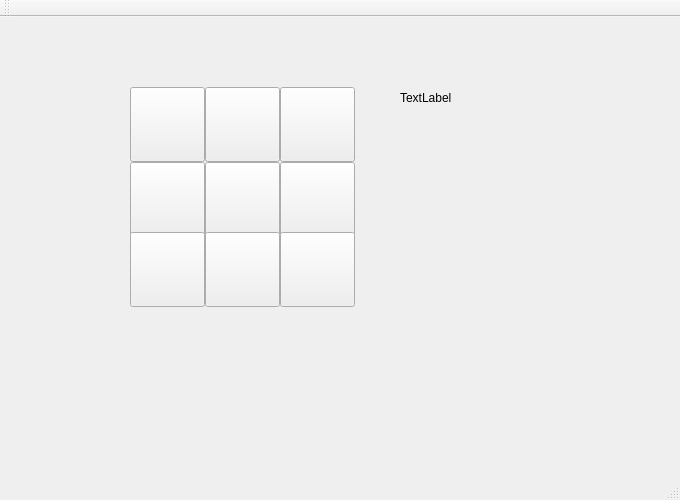
<?xml version="1.0" encoding="UTF-8"?>
<ui version="4.0">
 <class>GameClass</class>
 <widget class="QMainWindow" name="GameClass">
  <property name="geometry">
   <rect>
    <x>0</x>
    <y>0</y>
    <width>680</width>
    <height>500</height>
   </rect>
  </property>
  <property name="windowTitle">
   <string>Game</string>
  </property>
  <widget class="QWidget" name="centralWidget">
   <widget class="QPushButton" name="pole0_0">
    <property name="geometry">
     <rect>
      <x>130</x>
      <y>70</y>
      <width>75</width>
      <height>75</height>
     </rect>
    </property>
    <property name="text">
     <string/>
    </property>
   </widget>
   <widget class="QPushButton" name="pole0_1">
    <property name="geometry">
     <rect>
      <x>205</x>
      <y>70</y>
      <width>75</width>
      <height>75</height>
     </rect>
    </property>
    <property name="text">
     <string/>
    </property>
   </widget>
   <widget class="QPushButton" name="pole0_2">
    <property name="geometry">
     <rect>
      <x>280</x>
      <y>70</y>
      <width>75</width>
      <height>75</height>
     </rect>
    </property>
    <property name="text">
     <string/>
    </property>
   </widget>
   <widget class="QPushButton" name="pole1_0">
    <property name="geometry">
     <rect>
      <x>130</x>
      <y>145</y>
      <width>75</width>
      <height>75</height>
     </rect>
    </property>
    <property name="text">
     <string/>
    </property>
   </widget>
   <widget class="QPushButton" name="pole1_1">
    <property name="geometry">
     <rect>
      <x>205</x>
      <y>145</y>
      <width>75</width>
      <height>75</height>
     </rect>
    </property>
    <property name="text">
     <string/>
    </property>
   </widget>
   <widget class="QPushButton" name="pole1_2">
    <property name="geometry">
     <rect>
      <x>280</x>
      <y>145</y>
      <width>75</width>
      <height>75</height>
     </rect>
    </property>
    <property name="text">
     <string/>
    </property>
   </widget>
   <widget class="QPushButton" name="pole2_0">
    <property name="geometry">
     <rect>
      <x>130</x>
      <y>215</y>
      <width>75</width>
      <height>75</height>
     </rect>
    </property>
    <property name="text">
     <string/>
    </property>
   </widget>
   <widget class="QPushButton" name="pole2_1">
    <property name="geometry">
     <rect>
      <x>205</x>
      <y>215</y>
      <width>75</width>
      <height>75</height>
     </rect>
    </property>
    <property name="text">
     <string/>
    </property>
   </widget>
   <widget class="QPushButton" name="pole2_2">
    <property name="geometry">
     <rect>
      <x>280</x>
      <y>215</y>
      <width>75</width>
      <height>75</height>
     </rect>
    </property>
    <property name="text">
     <string/>
    </property>
   </widget>
   <widget class="QLabel" name="countcheck">
    <property name="geometry">
     <rect>
      <x>400</x>
      <y>70</y>
      <width>121</width>
      <height>21</height>
     </rect>
    </property>
    <property name="text">
     <string>TextLabel</string>
    </property>
   </widget>
  </widget>
  <widget class="QMenuBar" name="menuBar">
   <property name="geometry">
    <rect>
     <x>0</x>
     <y>0</y>
     <width>680</width>
     <height>21</height>
    </rect>
   </property>
  </widget>
  <widget class="QToolBar" name="mainToolBar">
   <attribute name="toolBarArea">
    <enum>TopToolBarArea</enum>
   </attribute>
   <attribute name="toolBarBreak">
    <bool>false</bool>
   </attribute>
  </widget>
  <widget class="QStatusBar" name="statusBar"/>
 </widget>
 <layoutdefault spacing="6" margin="11"/>
 <resources>
  <include location="Game.qrc"/>
 </resources>
 <connections/>
</ui>
